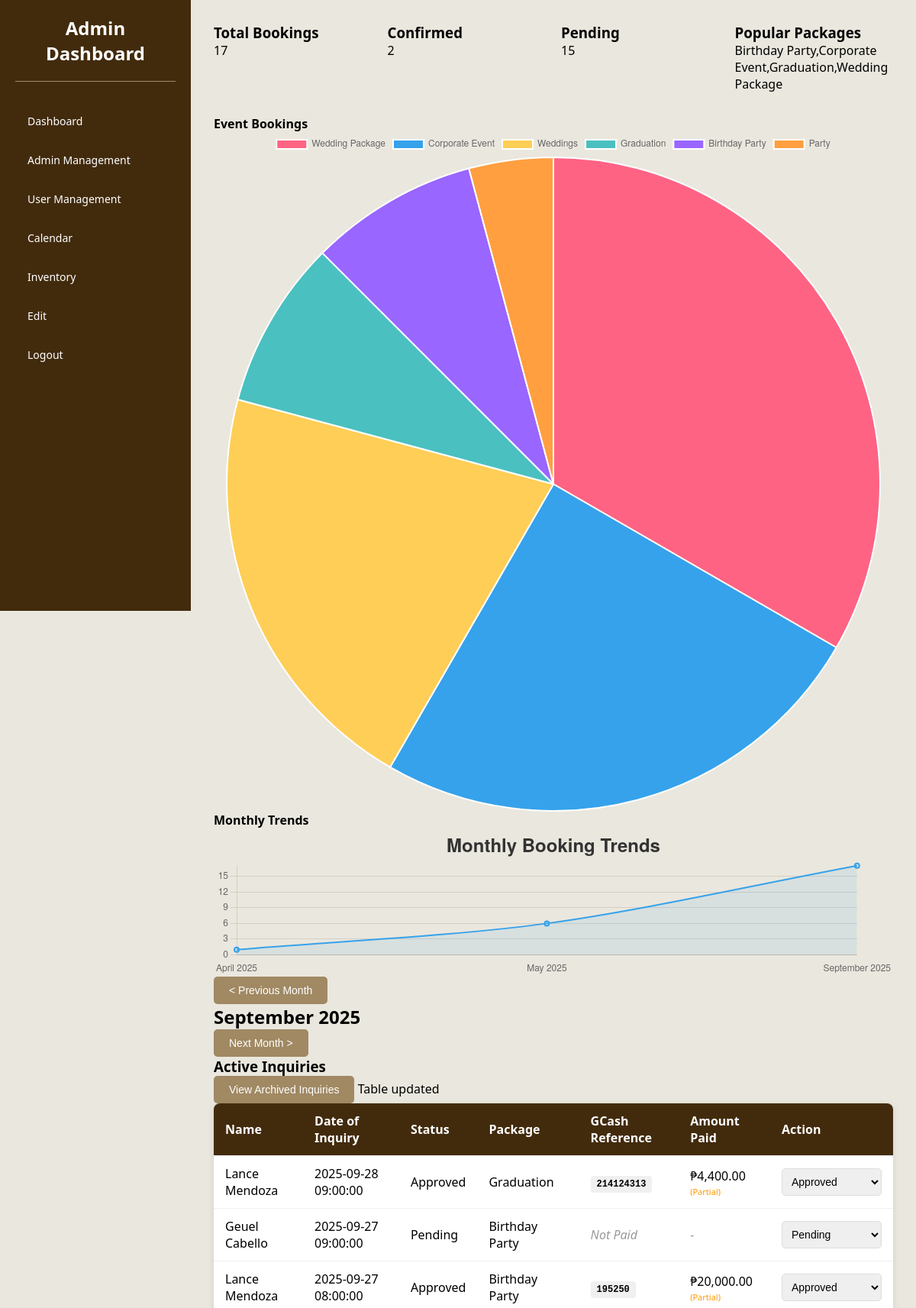
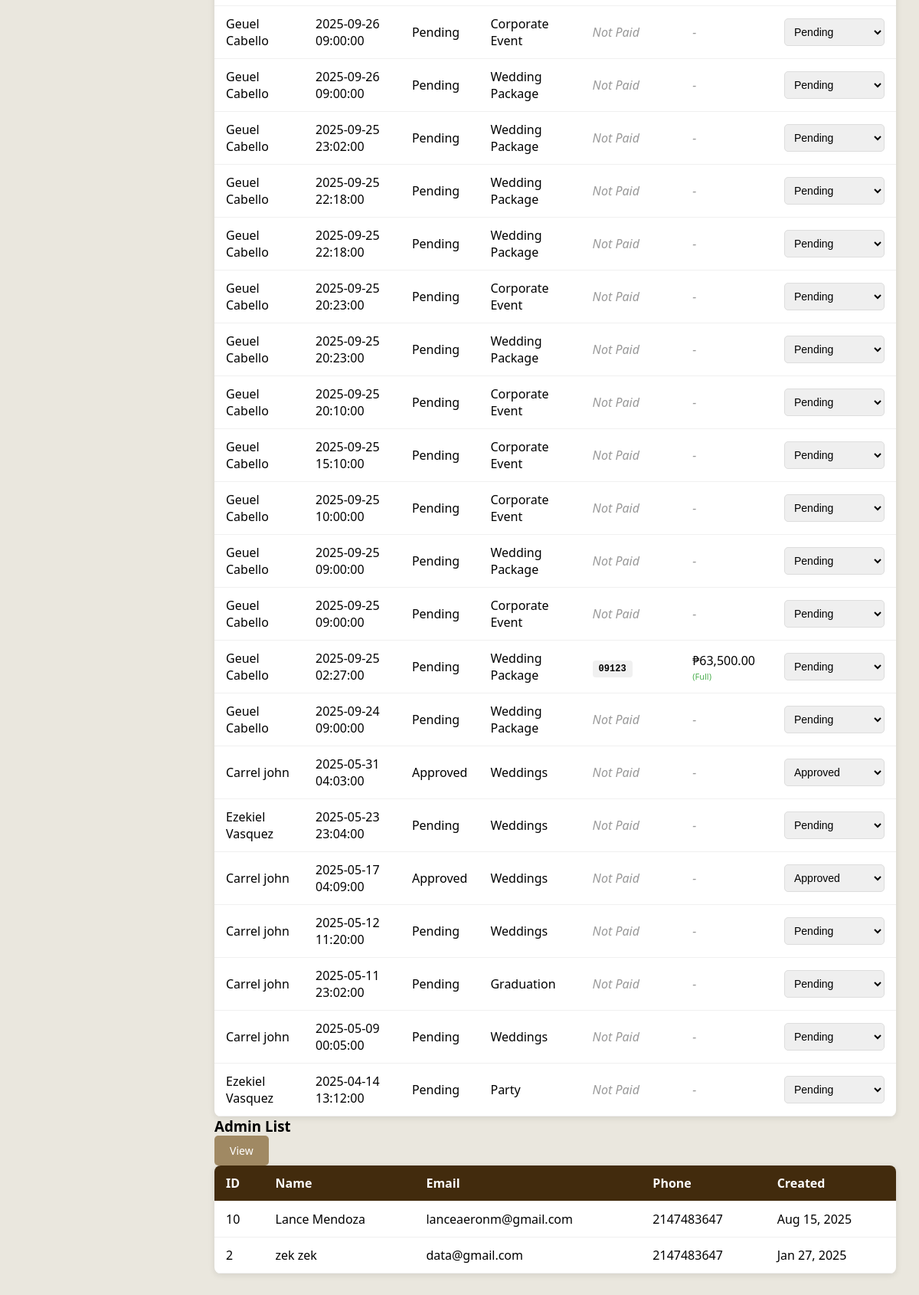
The page /admin/PHP/dashboard.php (signed in) on the database as committed earlier (2 pictures, top to bottom).
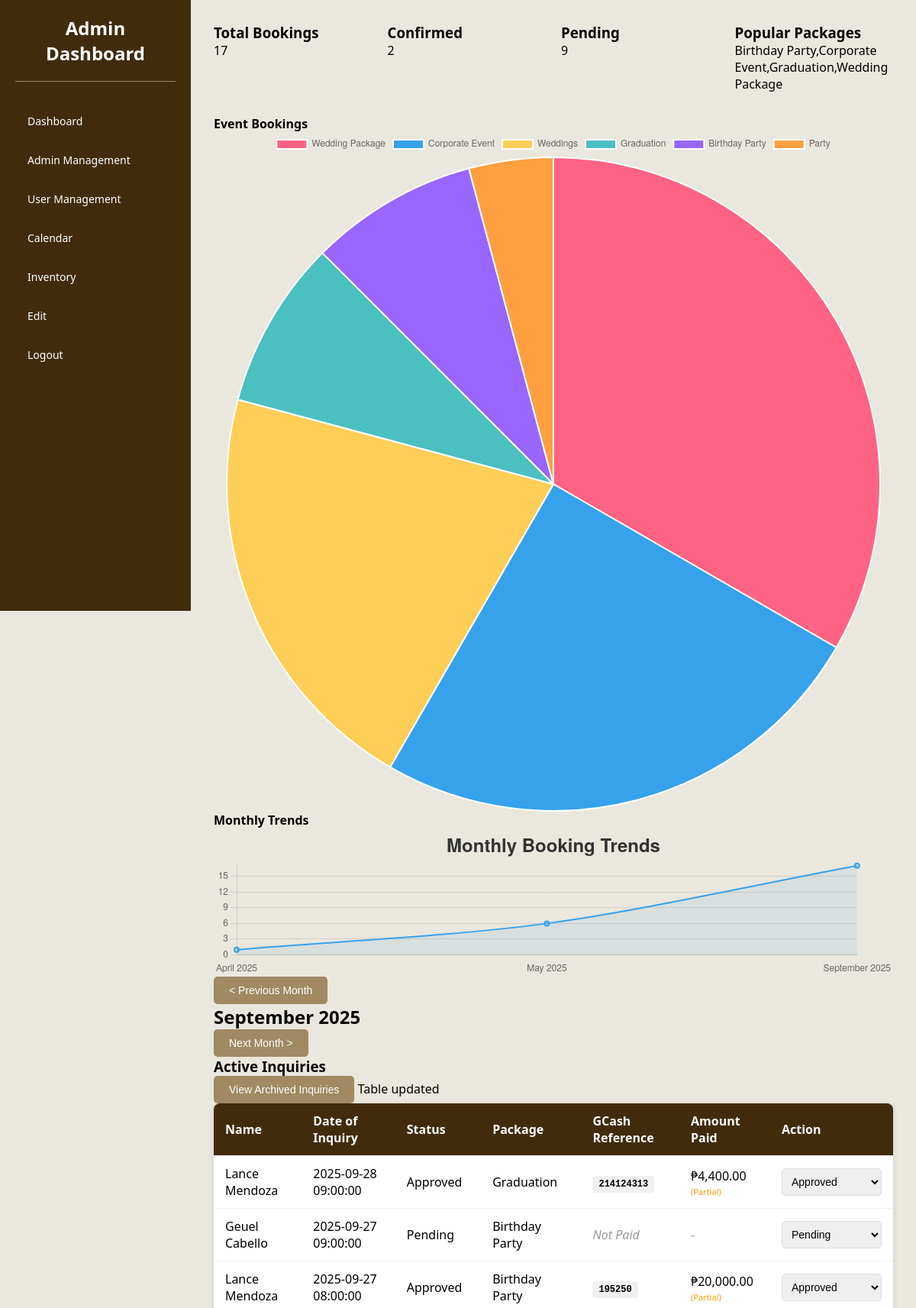
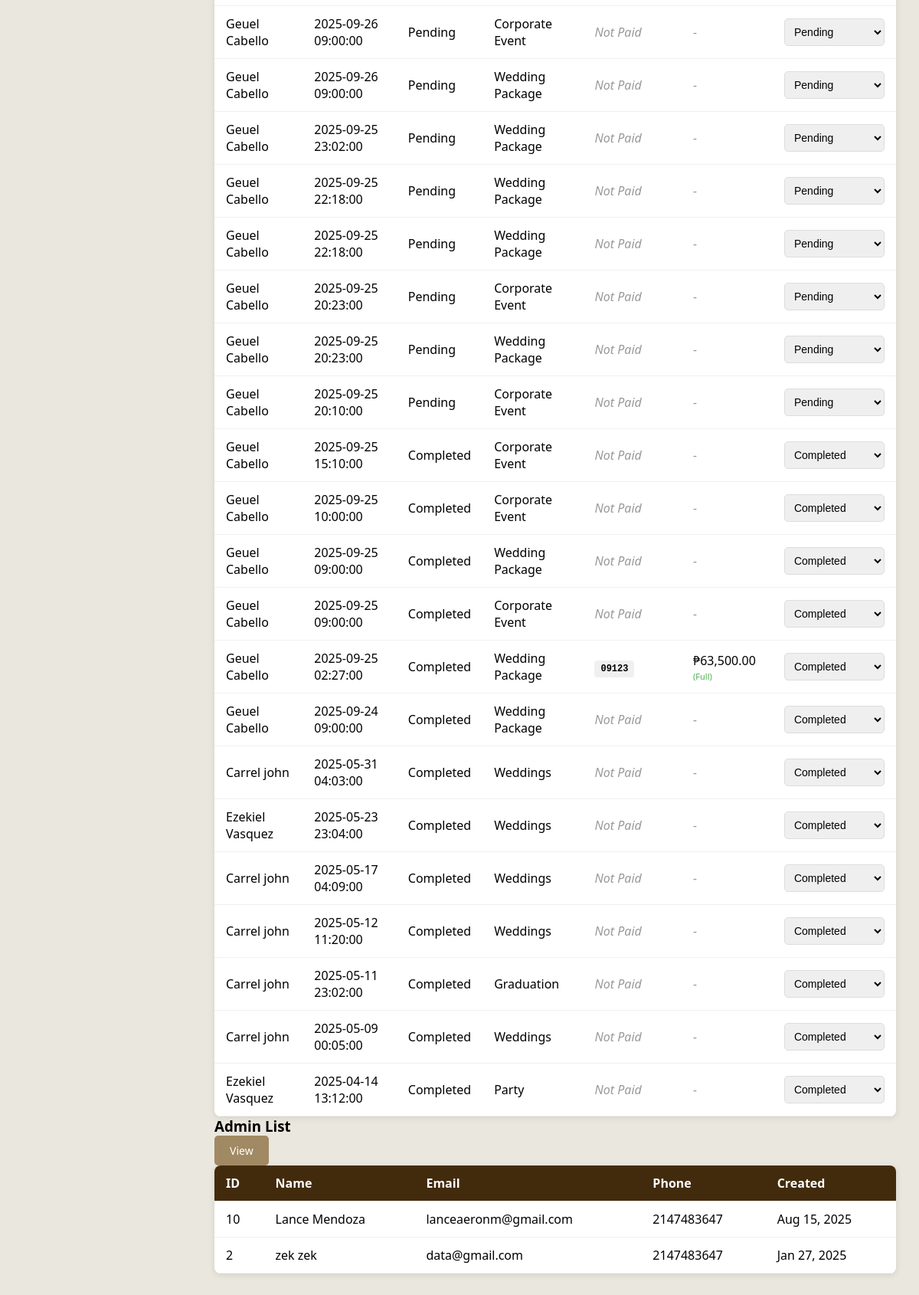
The same page on the database as committed later (2 pictures, top to bottom).
### tables this page shows
CREATE TABLE IF NOT EXISTS `sales` (
  `sales_id` int NOT NULL AUTO_INCREMENT,
  `btuser_id` int NOT NULL,
  `booking_id` int NOT NULL,
  `GcashReferenceNo` varchar(255) NOT NULL,
  `TotalAmount` double NOT NULL,
  `AmountPaid` double NOT NULL DEFAULT '0',
  `Status` smallint NOT NULL DEFAULT '1',
  `DateCreated` datetime NOT NULL DEFAULT CURRENT_TIMESTAMP,
  `DateUpdate` datetime DEFAULT NULL,
  `userUpdated_Id` int DEFAULT NULL,
  PRIMARY KEY (`sales_id`)
);

CREATE TABLE IF NOT EXISTS `btuser` (
  `bt_user_id` int NOT NULL AUTO_INCREMENT,
  `bt_first_name` varchar(100) NOT NULL,
  `bt_last_name` varchar(100) NOT NULL,
  `bt_email` varchar(191) DEFAULT NULL,
  `bt_phone_number` int NOT NULL,
  `bt_password_hash` mediumtext,
  `bt_created_at` datetime NOT NULL DEFAULT CURRENT_TIMESTAMP,
  `bt_updated_at` datetime DEFAULT NULL,
  `bt_is_active` tinyint NOT NULL DEFAULT '1',
  `bt_privilege_id` int NOT NULL DEFAULT '2',
  PRIMARY KEY (`bt_user_id`),
  UNIQUE KEY `email_unique` (`bt_email`),
  KEY `fk_btuser_privilege` (`bt_privilege_id`)
);

CREATE TABLE IF NOT EXISTS `bookings` (
  `id` int NOT NULL AUTO_INCREMENT,
  `btuser_id` int NOT NULL,
  `btaddress` varchar(255) DEFAULT NULL,
  `btevent` varchar(100) DEFAULT NULL,
  `btschedule` datetime DEFAULT NULL,
  `EventDuration` datetime DEFAULT NULL,
  `total_cost` double NOT NULL DEFAULT '0',
  `additional_headcount` int NOT NULL DEFAULT '0',
  `btattendees` int DEFAULT NULL,
  `btservices` text,
  `btmessage` text,
  `status` enum('Pending','Approved','Canceled','Completed') NOT NULL DEFAULT 'Pending',
  `payment_status` enum('unpaid','partial','paid') NOT NULL DEFAULT 'unpaid',
  `created_at` timestamp NULL DEFAULT CURRENT_TIMESTAMP,
  PRIMARY KEY (`id`)
);

### admin/PHP/Dashboard.php (the view, shortened to what this page needs)
<?php
$host = 'localhost';
$dbname = 'btonedatabase';
$username = 'root';
$password = '';
try {
    $pdo = new PDO("mysql:host=$host;dbname=$dbname;charset=utf8mb4", $username, $password);
    $pdo->setAttribute(PDO::ATTR_ERRMODE, PDO::ERRMODE_EXCEPTION);
} catch (PDOException $e) {
    die("Database Connection Failed: " . $e->getMessage());
}
function getBookings($pdo) {
    $stmt = $pdo->prepare("
        SELECT b.*, u.bt_first_name, u.bt_last_name, u.bt_email,
               s.GcashReferenceNo, s.AmountPaid, s.TotalAmount, s.DateCreated as payment_date
        FROM bookings b
        JOIN btuser u ON b.btuser_id = u.bt_user_id
        LEFT JOIN sales s ON b.id = s.booking_id
        ORDER BY b.btschedule DESC
        LIMIT 50
    ");
    $stmt->execute();
    return $stmt->fetchAll(PDO::FETCH_ASSOC);
}
function getBookingAnalytics($pdo)
{
    $stmt = $pdo->prepare("
        SELECT btevent, COUNT(*) AS booking_count
        FROM bookings
        GROUP BY btevent
        ORDER BY booking_count DESC
    ");
    $stmt->execute();
    return $stmt->fetchAll(PDO::FETCH_ASSOC);
}
function getMonthlyBookings($pdo)
{
    $stmt = $pdo->prepare("
        SELECT DATE_FORMAT(btschedule, '%Y-%m') AS month, COUNT(*) AS booking_count
        FROM bookings
        WHERE btschedule >= DATE_SUB(NOW(), INTERVAL 12 MONTH)
        GROUP BY DATE_FORMAT(btschedule, '%Y-%m')
        ORDER BY month ASC
    ");
    $stmt->execute();
    return $stmt->fetchAll(PDO::FETCH_ASSOC);
}
function getMonthDetails($pdo, $month, $year)
{
    $stmt = $pdo->prepare("
        SELECT
        COUNT(*) AS total_bookings,
        SUM(CASE WHEN b.status = 'Approved' THEN 1 ELSE 0 END) as confirmed_bookings,
        SUM(CASE WHEN b.status = 'Pending' THEN 1 ELSE 0 END) as pending_bookings,
        GROUP_CONCAT(DISTINCT btevent) as popular_packages
        FROM bookings b
        WHERE MONTH(b.btschedule) = ? AND YEAR(b.btschedule) = ?
    ");
    $stmt->execute([$month, $year]);
    return $stmt->fetch(PDO::FETCH_ASSOC);
}
$bookingData = getBookings($pdo);
$bookingAnalytics = getBookingAnalytics($pdo);
$monthlyBookings = getMonthlyBookings($pdo);
$currentMonth = date('n');
$currentYear = date('Y');
$currentMonthData = getMonthDetails($pdo, $currentMonth, $currentYear);
?>
<!DOCTYPE html>
<html lang="en">
<head>
    <link rel="stylesheet" href="https://cdn.jsdelivr.net/npm/chart.js@4.4.0/dist/chart.min.css">
    <link rel="stylesheet" href="../assets_css/admin.css">
</head>
<body>
    <div class="dashboard-container">
    <nav class="sidebar">
    <div class="logo">
        <h2>Admin Dashboard</h2>
    </div>
    <ul class="nav-menu">
        <li><a href="dashboard.php" >Dashboard</a></li>
        <li><a href="add_user.php">Admin Management</a></li>
        <li><a href="user_management">User Management</a></li>
        <li><a href="calendar.php">Calendar</a></li>
        <li><a href="Inventory.php">Inventory</a></li>
        <li><a href="admin_management.php">Edit</a></li>
        <li><a href="Index.php?logout=true">Logout</a></li>
    </ul>
</nav>
        <main class="main-content">
            <div class="analytics-section">
    <div class="stat-card">
        <h3>Total Bookings</h3>
        <p id="totalBookings"><?php echo $currentMonthData['total_bookings'] ?? 0; ?></p>
    </div>
    <div class="stat-card">
        <h3>Confirmed</h3>
        <p id="confirmedBookings"><?php echo $currentMonthData['confirmed_bookings'] ?? 0; ?></p>
    </div>
    <div class="stat-card">
        <h3>Pending</h3>
        <p id="pendingBookings"><?php echo $currentMonthData['pending_bookings'] ?? 0; ?></p>
    </div>
    <div class="stat-card">
        <h3>Popular Packages</h3>
        <p id="popularPackages"><?php echo $currentMonthData['popular_packages'] ?? 'N/A'; ?></p>
    </div>
</div>
<div class="charts-section">
    <div class="chart-card">
        <h4>Event Bookings</h4>
        <canvas id="bookingChart"></canvas>
    </div>
    <div class="chart-card">
        <h4>Monthly Trends</h4>
        <canvas id="monthlyTrendChart"></canvas>
    </div>
</div>
<div class="month-navigation">
    <button id="prevMonth" class="nav-btn">&lt; Previous Month</button>
    <h2 id="currentMonthDisplay"><?php echo date('F Y'); ?></h2>
    <button id="nextMonth" class="nav-btn">Next Month &gt;</button>
</div>
            <div class="table-header">
                <h3>Active Inquiries</h3>
                <div class="table-actions">
                    <button id="historyButton" class="history-button">View Archived Inquiries</button>
                    <span id="refreshIndicator" class="refresh-indicator">Table updated</span>
                </div>
            </div>
            <table class="customer-table">
                <thead>
                    <tr>
                        <th>Name</th>
                        <th>Date of Inquiry</th>
                        <th>Status</th>
                        <th>Package</th>
                        <th>GCash Reference</th>
                        <th>Amount Paid</th>
                        <th>Action</th>
                    </tr>
                </thead>
                <tbody>
                  <?php foreach ($bookingData as $booking): ?>
                    <tr>
                        <td><?php echo htmlspecialchars($booking['bt_first_name'] . ' ' . $booking['bt_last_name']); ?></td>
                        <td><?php echo htmlspecialchars($booking['btschedule']);?></td>
                        <td class="status-cell-<?php echo htmlspecialchars($booking['id']); ?>">
                        <?php echo htmlspecialchars($booking['status']); ?>
                        </td>
                        <td><?php echo htmlspecialchars($booking['btevent']);?></td>
                        <td>
                            <?php if (!empty($booking['GcashReferenceNo'])): ?>
                                <span class="gcash-reference">
                                    <?php echo htmlspecialchars($booking['GcashReferenceNo']); ?>
                                </span>
                            <?php else: ?>
                                <span class="not-paid">Not Paid</span>
                            <?php endif; ?>
                        </td>
                        <td>
                            <?php if (!empty($booking['AmountPaid'])): ?>
                                ₱<?php echo number_format($booking['AmountPaid'], 2); ?>
                                <?php if ($booking['AmountPaid'] < $booking['TotalAmount']): ?>
                                    <span class="payment-status paid-partial">(Partial)</span>
                                <?php else: ?>
                                    <span class="payment-status paid-full">(Full)</span>
                                <?php endif; ?>
                            <?php else: ?>
                                <span class="not-paid">-</span>
                            <?php endif; ?>
                        </td>
                        <td>
                            <select class="status-select" onchange="updateStatus('<?php echo htmlspecialchars($booking['id']);?>', this.value)">
                                    <?php
                                        $statuses = ['Pending', 'Approved', 'Canceled', 'Completed'];
                                        foreach ($statuses as$statusOption):
                                            $selected = ($booking['status'] === $statusOption) ? 'selected' :'';
                                    ?>
                                    <option value="<?php echo $statusOption; ?>" <?php echo $selected; ?>>
                                        <?php echo $statusOption; ?>
                                    </option>
                                    <?php endforeach; ?>
                            </select>
                        </td>
                    </tr>
                    <?php endforeach; ?>
                </tbody>
            </table>
            <script>
                // Booking Analytics Chart
                const monthlyData = <?php echo json_encode($monthlyBookings); ?>;
                const bookingAnalytics = <?php echo json_encode($bookingAnalytics); ?>;
            </script>
            <?php include __DIR__ . '/../includes/admin_list.php'; ?>
</body>
</html>

### admin/includes/admin_list.php (shortened to what this page needs)
<?php
$stmt = $pdo->query("
    SELECT *
    FROM btuser
    WHERE bt_privilege_id = 1
    ORDER BY bt_user_id DESC
");
$users = $stmt->fetchAll(PDO::FETCH_ASSOC);
?>
<div class="table-header">
    <h3>Admin List</h3>
        <a href="add_user.php" class="nav-btn">View</a>
</div>
<table class="customer-table">
    <thead>
        <tr>
            <th>ID</th><th>Name</th><th>Email</th><th>Phone</th><th>Created</th>
        </tr>
    </thead>
    <tbody>
    <?php foreach ($users as $user): ?>
        <tr>
            <td><?= htmlspecialchars($user['bt_user_id']); ?></td>
            <td><?= htmlspecialchars($user['bt_first_name'].' '.$user['bt_last_name']); ?></td>
            <td><?= htmlspecialchars($user['bt_email']); ?></td>
            <td><?= htmlspecialchars($user['bt_phone_number']); ?></td>
            <td><?= date('M j, Y', strtotime($user['bt_created_at'])); ?></td>
        </tr>
    <?php endforeach; ?>
    </tbody>
</table>

### admin/assets_css/admin.css (style rules this page uses)
:root { --primary-bg: #422b0d; --secondary-bg: #eae7de; --card-bg: #ffffff; --text-light: #ffffff; --text-dark: #000000; --accent: #A08963; --accent-dark: #8a745a; --highlight: #6b411e; }
* { margin: 0; padding: 0; box-sizing: border-box; }
body { font-family: "Segoe UI", Tahoma, Geneva, Verdana, sans-serif; background-color: var(--secondary-bg); color: var(--text-dark); min-height: 100vh; }
.sidebar { width: 250px; background-color: var(--primary-bg); color: var(--text-light); height: 100vh; padding: 20px; position: fixed; top: 0; left: 0; overflow-y: auto; }
.sidebar .logo { text-align: center; margin-bottom: 30px; padding-bottom: 20px; border-bottom: 1px solid var(--accent); }
.sidebar .logo h2 { font-size: 24px; color: var(--text-light); margin: 0; }
.nav-menu { list-style: none; padding: 0; margin: 0; }
.nav-menu li { margin: 8px 0; }
.nav-menu li a { text-decoration: none; color: var(--text-light); padding: 12px 16px; display: block; border-radius: 6px; transition: background 0.3s; font-size: 14px; }
.main-content { margin-left: 250px; padding: 30px; min-height: 100vh; }
.analytics-section { display: grid; grid-template-columns: repeat(4, 1fr); gap: 20px; margin-bottom: 30px; }
.customer-table { width: 100%; border-collapse: collapse; background: var(--card-bg); border-radius: 8px; overflow: hidden; box-shadow: 0 2px 8px rgba(0,0,0,0.1); }
.customer-table thead { background: var(--primary-bg); color: var(--text-light); }
.customer-table th, .customer-table td { padding: 12px 15px; text-align: left; border-bottom: 1px solid #f0f0f0; }
.history-button, .clear-archive-btn, .nav-btn { background: var(--accent); color: var(--text-light); border: none; padding: 10px 20px; border-radius: 5px; cursor: pointer; transition: background 0.3s; text-decoration: none; display: inline-block; font-size: 14px; }
.status-select { padding: 8px; border-radius: 5px; border: 1px solid #ddd; font-size: 14px; }

### admin/PHP/Dashboard.php (style rules this page uses)
body { font-family: 'Segoe UI', Arial, sans-serif; }
.gcash-reference { font-family: monospace; background: #f0f0f0; padding: 4px 8px; border-radius: 4px; font-weight: bold; font-size: 12px; }
.payment-status { font-size: 11px; display: block; margin-top: 2px; }
.paid-full { color: #4caf50; }
.paid-partial { color: #ff9800; }
.not-paid { color: #999; font-style: italic; }

Rows that differ between the two databases and show on the page:
changed bookings (number 10 of 21 on the later page): status "Pending" → "Completed"; id "Pending" → "Completed"
changed bookings (number 11 of 21 on the later page): status "Pending" → "Completed"; id "Pending" → "Completed"
changed bookings (number 12 of 21 on the later page): status "Pending" → "Completed"; id "Pending" → "Completed"
changed bookings (number 13 of 21 on the later page): status "Pending" → "Completed"; id "Pending" → "Completed"
changed through a linked row, sales "Geuel Cabello": booking.status "Pending" → "Completed"; booking "Pending" → "Completed"
changed bookings (number 14 of 21 on the later page): status "Pending" → "Completed"; id "Pending" → "Completed"
changed bookings (number 15 of 21 on the later page): status "Approved" → "Completed"; id "Approved" → "Completed"
changed bookings (number 16 of 21 on the later page): status "Pending" → "Completed"; id "Pending" → "Completed"
changed bookings (number 17 of 21 on the later page): status "Approved" → "Completed"; id "Approved" → "Completed"
changed bookings (number 18 of 21 on the later page): status "Pending" → "Completed"; id "Pending" → "Completed"
changed bookings "Graduation": status "Pending" → "Completed"; id "Pending" → "Completed"
changed bookings (number 20 of 21 on the later page): status "Pending" → "Completed"; id "Pending" → "Completed"
changed bookings "Party": status "Pending" → "Completed"; id "Pending" → "Completed"
Other text that changed with them:
$currentMonthData['pending_bookings']: "15" → "9"
